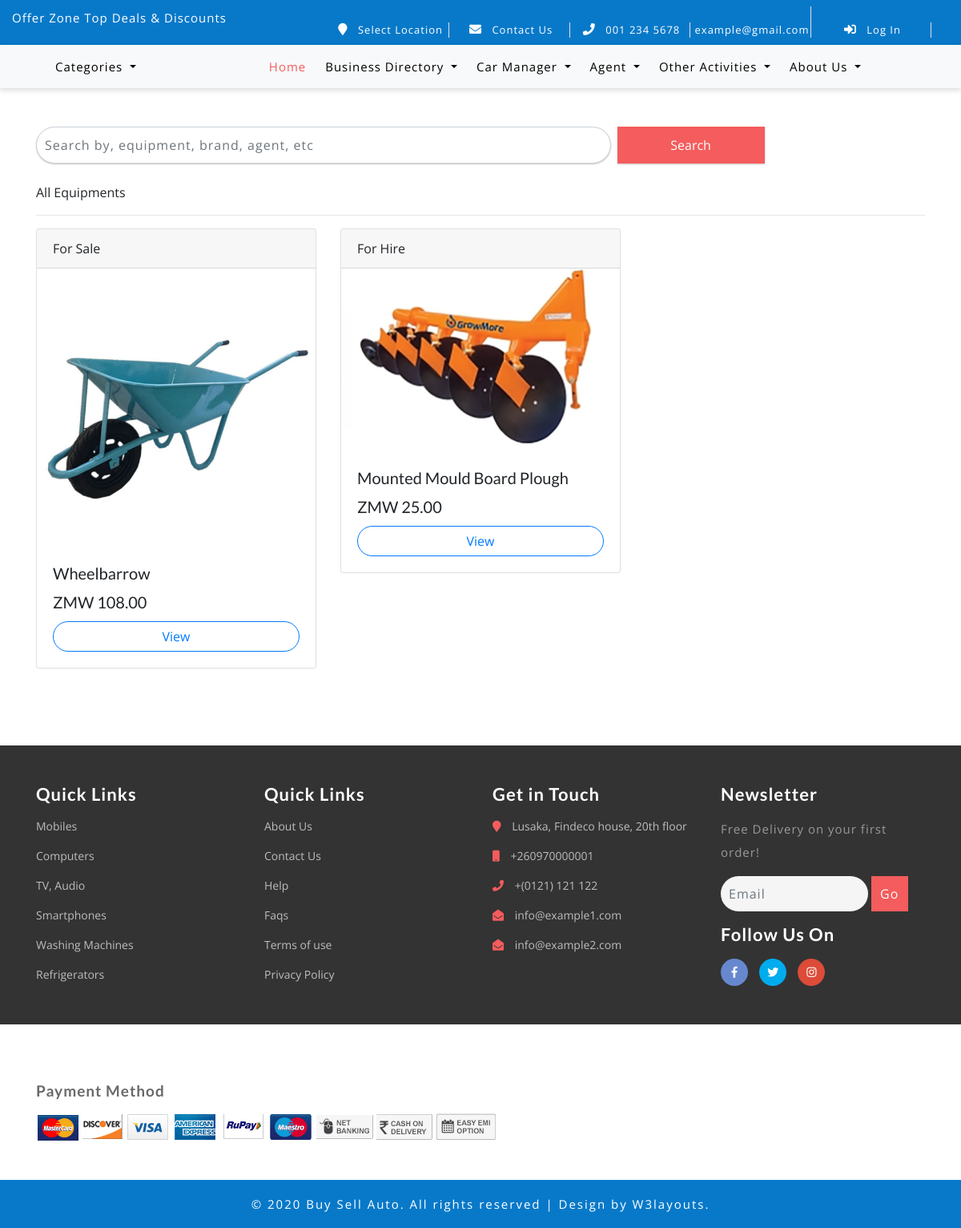
The page /equipments/ on the database as committed earlier.
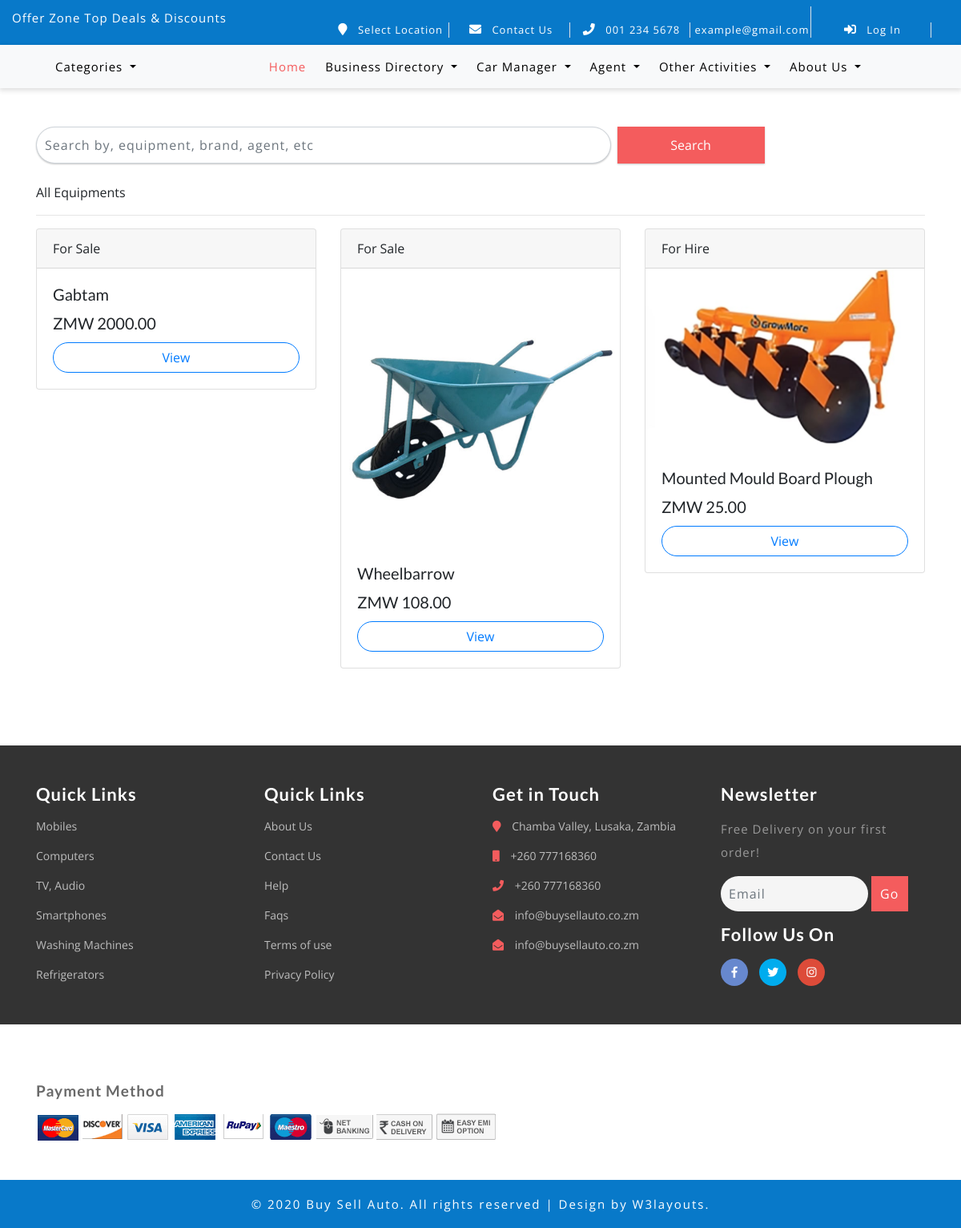
The same page on the database as committed later.
### businessdirectory/models.py (models this page shows, shortened)
class Equipment(models.Model):
    is_equipment_model = models.BooleanField(default=True, editable=False)
    user = models.ForeignKey(User, verbose_name='Agent Name', null=True, default='', on_delete=models.CASCADE)
    equipment_type = models.ForeignKey(EquipmentType, on_delete=models.CASCADE)
    equipment_name = models.CharField(max_length=200,)
    equipment_brand = models.CharField(max_length=200, default='')
    equipment_stock = models.IntegerField(null=True, blank=True, default=1)
    equipment_sold = models.IntegerField(null=True, blank=True, default=0)
    equipment_price = models.DecimalField(decimal_places=2, max_digits=100, default=0.00)
    equipment_listing_type = models.CharField(max_length=200, verbose_name='Listing Type', default='', choices=EQUIPMENT_LISTING_TYPE)
    equipment_status = models.CharField(max_length=200, verbose_name='Equipment Status', default='', choices=EQUIPMENT_STATUS)
    equipment_description = HTMLField()
    active = models.BooleanField(default=True)

class EquipmentImage(models.Model):
    equipment = models.ForeignKey(Equipment, on_delete=models.CASCADE)
    image = models.ImageField(upload_to='equipments/images/%Y/%m/%d', null=True)
    active = models.BooleanField(default=True)
    updated_at = models.DateTimeField(auto_now=True)
    def image_tag(self):
        if self.image:
            return mark_safe('<img src="%s" style="width: 50px; height: 50px;"/>' % self.image.url)
        else:
            return 'No image found!'
    image_tag.short_description = 'Image'

### aboutus/models.py (models this page shows, shortened)
class CompanyContactDetails(models.Model):
    location = models.CharField('Company Location', max_length=1000, null=True, blank=True,)
    mobile = models.CharField('Mobile Phone Number', max_length=200, null=True, blank=True, help_text='(E.g) +260970000000')
    telephone = models.CharField('Telephone Number', max_length=200, null=True, blank=True, help_text='(E.g) +(0121) 121 122')
    emailaddress1 = models.CharField('Email Address1', max_length=200, null=True, blank=True, help_text='(E.g) info@example1.com')
    emailaddress2 = models.CharField('Email Address2', max_length=200, null=True, blank=True, help_text='(E.g) info@example1.com')
    class Meta:
        verbose_name = 'Company Contact Detail'
        verbose_name_plural = 'Company Contact Details'

class CompanySocialMediaLinks(models.Model):
    facebook = models.URLField('Facebook Page Url', null=True, blank=True)
    twitter = models.URLField('Twitter Page Url', null=True, blank=True)
    instagram = models.URLField('Instagram Page Url', null=True, blank=True)
    class Meta:
        verbose_name = 'Company Social Media Link'
        verbose_name_plural = 'Company Social Media Links'

### businessdirectory/views.py (the view)
# urls.py: path('equipments/', views.equipments, name='equipments'),
def equipments(request, category_slug=None):
    category = None
    form = OrderForm()
    equipment_type = EquipmentType.objects.all()
    companycontactdetails = CompanyContactDetails.objects.all()
    companysocialmedialinks = CompanySocialMediaLinks.objects.all()
    location = Location.objects.all()
    event_types = EventType.objects.all()
    clearing_agents = Agent.objects.filter(agent_type__agent_type='Clearing Agent')
    equipments = Equipment.objects.filter(active=True)
    keywords = request.GET.get('q')
    getcat = request.POST.get('p')
    if category_slug:
        equipments = Equipment.objects.filter(category__slug=category_slug)
        category = category_slug
    if keywords:
        equipments = equipments.filter(
            Q(equipment_type__equipment_type__icontains=keywords) |
            Q(equipment_name__icontains=keywords))
    context = {
        'form': form,
        'category_slug': category,
        'categories': equipment_type,
        'companycontactdetails': companycontactdetails,
        'companysocialmedialinks': companysocialmedialinks,
        'location': location,
        'event_types': event_types,
        'products': equipments,
        'keywords': keywords,
        'clearing_agents': clearing_agents,
    }
    return render(request, 'businessdirectory/equipments.html', context)

### store/models.py (called while the page is built)
    def __str__(self):
        return self.event_name

### store/templates/businessdirectory/equipments.html (shortened to what this page needs)
{% extends 'store/base.html' %}
{% load static %}
{% block content %}
    <div class="container">
        <div class="row">
            <div class="col-10 agileits_search">
                <form class="form-inline" action="{% url 'product_search' %}" method="GET">
                    {% if keywords %}
                        <input class="form-control mr-sm-2" name="q" value="{{ keywords }}" type="search"
                               placeholder="Search by keywords, car type, brand, agent, etc"
                               aria-label="Search" required>
                    {% else %}
                        <input class="form-control mr-sm-2" name="q" type="search"
                               placeholder="Search by, equipment, brand, agent, etc"
                               aria-label="Search" required>
                    {% endif %}
                    <button class="btn my-2 my-sm-0" type="submit">Search</button>
                </form>
            </div>
        </div>
        <br>
        <div>
            All Equipments
        </div>
        <hr>
        <div class="row">
            {% for product in products|slice:":15" reversed %}
                <div class="col-sm-4">
                    <div class="card">
                    <div class="card-header">
                        {{ product.equipment_listing_type }}
                    </div>
                        {% for p_image in product.equipmentimage_set.all|slice:":1" %}
                            <img class="card-img-top" src="
                        {% if p_image.image %}
                                {{ p_image.image.url }}
                         {% else %}
                               {% static 'store/images/blank-car.jpg' %}
                          {% endif %}" alt="Card image cap">
                        {% endfor %}
                        <div class="card-body">
                            <h5 class="card-title">{{ product.equipment_name }}</h5>
                            <h5 class="card-title">ZMW {{ product.equipment_price }}</h5>
                            <a href="{% url 'equipment_detail' product.id %}" class="btn btn-outline-primary btn-block">View</a>
                        </div>
                    </div>
                </div>
            {% endfor %}
        </div>
    </div>
{% endblock %}

### store/templates/store/base.html (shortened to what the changed rows need)
{% load static %}
<!DOCTYPE html>
<html lang="en">
<head>
    <link href="{% static 'store/css/bootstrap.css' %}" rel="stylesheet" type="text/css" media="all"/>
    <link href="{% static 'store/css/style.css' %}" rel="stylesheet" type="text/css" media="all"/>
    <link href="{% static 'store/css/other/styles.css' %}" rel="stylesheet" type="text/css" media="all"/>
    <link rel="stylesheet" href="{% static 'store/css/fontawesome-all.css' %}">
    <link href="{% static 'store/css/popuo-box.css' %}" rel="stylesheet" type="text/css" media="all"/>
    <link href="{% static 'store/css/menu.css' %}" rel="stylesheet" type="text/css" media="all"/>
</head>
<body>
{% block topheader %}
    <br><br>
{% endblock %}
{% block content %}
{% endblock %}
</body>
{% block footer %}
    <footer>
        <div class="w3l-middlefooter-sec">
            <div class="container py-md-5 py-sm-4 py-3">
                <div class="row footer-info w3-agileits-info">
                    <div class="col-md-3 col-sm-6 footer-grids mt-md-0 mt-4">
                        <ul>
                            {% for companycontactdetail in companycontactdetails %}
                                <li class="mb-3">
                                    <i class="fas fa-map-marker"></i> {{ companycontactdetail.location }}
                                </li>
                                <li class="mb-3">
                                    <i class="fas fa-mobile"></i> {{ companycontactdetail.mobile }}
                                </li>
                                <li class="mb-3">
                                    <i class="fas fa-phone"></i> {{ companycontactdetail.telephone }}
                                </li>
                                <li class="mb-3">
                                    <i class="fas fa-envelope-open"></i>
                                    <a href="mailto:example@mail.com"> {{ companycontactdetail.emailaddress1 }}</a>
                                </li>
                                <li>
                                    <i class="fas fa-envelope-open"></i>
                                    <a href="mailto:example@mail.com"> {{ companycontactdetail.emailaddress2 }}</a>
                                </li>
                            {% endfor %}
                        </ul>
                    </div>
                    <div class="col-md-3 col-sm-6 footer-grids w3l-agileits mt-md-0 mt-4">
                        <div class="footer-grids  w3l-socialmk mt-3">
                            <div class="social">
                                <ul>
                                    {% for socialmedialink in companysocialmedialinks %}
                                        <li>
                                            <a class="icon fb" href="{{ socialmedialink.facebook }}">
                                                <i class="fab fa-facebook-f"></i>
                                            </a>
                                        </li>
                                        <li>
                                            <a class="icon tw" href="{{ socialmedialink.twitter }}">
                                                <i class="fab fa-twitter"></i>
                                            </a>
                                        </li>
                                        <li>
                                            <a class="icon gp" href="{{ socialmedialink.instagram }}">
                                                <i class="fab fa-instagram"></i>
                                            </a>
                                        </li>
                                    {% endfor %}
                                </ul>
                            </div>
                        </div>
                    </div>
                </div>
            </div>
        </div>
    </footer>
{% endblock %}
</html>

Rows that differ between the two databases and show on the page:
added Equipment: equipment_listing_type "For Sale", equipment_name "Gabtam", equipment_price "2000.00"
changed CompanyContactDetails: location "Lusaka, Findeco house, 20th floor" → "Chamba Valley, Lusaka, Zambia"; mobile "+260970000001" → "+260 777168360"; telephone "+(0121) 121 122" → "+260 777168360"; emailaddress1 "info@example1.com" → "info@buysellauto.co.zm"; emailaddress2 "info@example2.com" → "info@buysellauto.co.zm"
